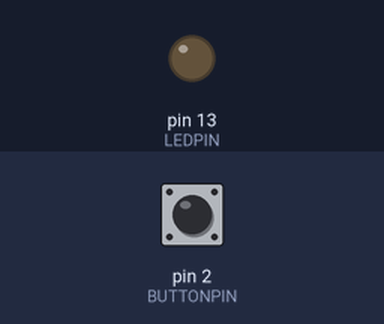
Simulated run of this sketch. Board: Arduino Uno, built with avr-gcc and run on an emulated ATmega328P. On the bench: output pins drawn as LEDs (lit = HIGH). Dashed ring = blinking. Inputs (shaded band) come from the test bench; at power-on: pin 2 (BUTTONPIN) HIGH. EEPROM starts erased; what the sketch prints to the serial monitor is not drawn.

Above: at 1.2 s.
1.3 s: pin 2 (BUTTONPIN) pulled LOW for 0.15 s
At 1.37 s:
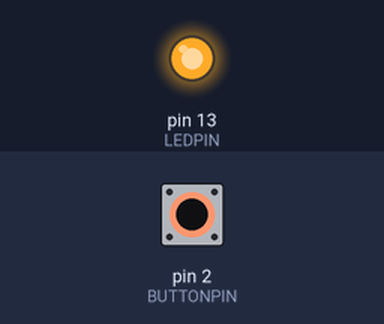
2.9 s: pin 2 (BUTTONPIN) pulled LOW for 3.2 s
At 6.5 s:
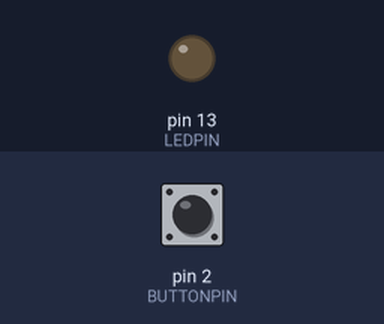
7.6 s: pin 2 (BUTTONPIN) pulsed LOW 2 times (0.12 s each, 0.3 s apart)
At 7.96 s:
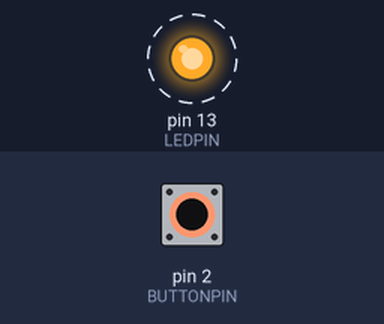
9.7 s: pin 2 (BUTTONPIN) pulsed LOW 5 times (0.12 s each, 0.3 s apart)
At 12.5 s:
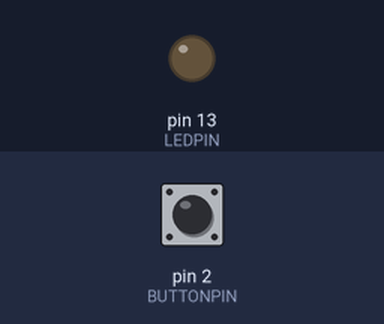
Timing chart, 0 to 13.7 s (numbered marks = the images above; inputs shaded):
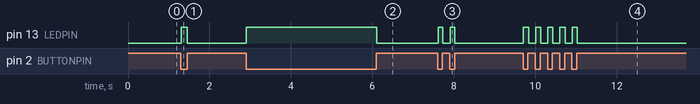

Measured:
- after the input at 1.3 s, pin 13 (LEDPIN): LOW → HIGH at once, → LOW 0.15 s later
- after the input at 2.9 s, pin 13 (LEDPIN): LOW → HIGH at once, → LOW 3.2 s later
- after the input at 7.6 s, pin 13 (LEDPIN): alternates HIGH for 0.11 s and LOW for 0.19 s, 4 changes in all, then stays LOW, starting at once
- after the input at 9.7 s, pin 13 (LEDPIN): alternates HIGH for 0.13 s and LOW for 0.17 s, 10 changes in all, then stays LOW, starting at once

The sketch:

06_EEPROM.ino
```cpp
#include <EEPROM.h>

#define LEDPIN      13
#define BUTTONPIN   2

char button_state_l = 1;
int debounce_t      = 20;
int counter;
long unsigned int l_pressed;
int debounce(long unsigned int press_t);

void setup() {
    pinMode(LEDPIN, OUTPUT);
    pinMode(BUTTONPIN, INPUT_PULLUP);

    Serial.begin(9600);
    counter = EEPROM.read(0); // 1argument : Address(0 - 1023) to read.

    EEPROM.write(0, 0); // 2arguments : Address, value(0 - 255)
}

void loop() {
    int     button_state;

    if (!debounce(l_pressed))
        return;

    button_state = digitalRead(BUTTONPIN);
    l_pressed = millis();
    if (!button_state && button_state_l)
    {
        counter++;
        EEPROM.write(0, counter);
        digitalWrite(LEDPIN, HIGH);
        button_state_l = button_state;
        Serial.print("Counter: ");
        Serial.print(counter);
    }
    if (button_state && !button_state_l)
    {
        button_state_l = button_state;
        digitalWrite(LEDPIN, LOW);
    }
}


int debounce(long unsigned int press_t)
{
    return ((millis() - press_t) > debounce_t);
}
```
